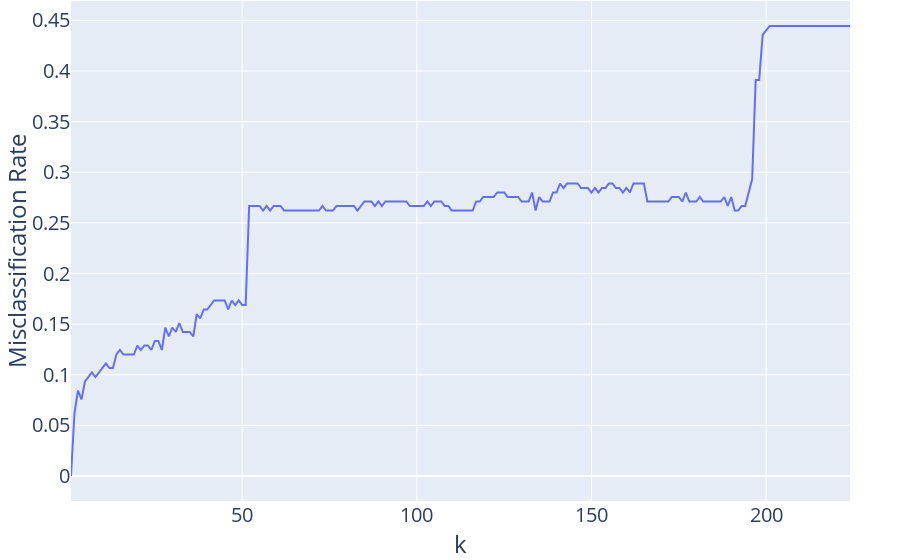

Notebook cell for this chart:
### Code cell
import plotly.express as px


fig = px.line(errors_and_ks, x = "k", y = "Misclassification Rate")
standardize_figure(fig)
fig.show()

### Figure 1 — Plotly figure (JSON) as saved in the notebook; plotly's stock layout.template omitted (floating-point values rounded to 4 significant figures; data arrays with more than 128 entries replaced by an {"elided": "..."} marker saying what was removed)
{"data": [{"hovertemplate": "k=%{x}<br>Misclassification Rate=%{y}<extra></extra>", "legendgroup": "", "line": {"color": "#636efa", "dash": "solid"}, "marker": {"symbol": "circle"}, "mode": "lines", "name": "", "orientation": "v", "showlegend": false, "type": "scatter", "x": {"elided": "224 int values"}, "xaxis": "x", "y": {"elided": "224 float values"}, "yaxis": "y"}], "layout": {"font": {"size": 20}, "legend": {"tracegroupgap": 0}, "margin": {"b": 0, "l": 50, "r": 50, "t": 1}, "xaxis": {"anchor": "y", "domain": [0, 1], "title": {"text": "k"}}, "yaxis": {"anchor": "x", "domain": [0, 1], "title": {"text": "Misclassification Rate"}}}}
